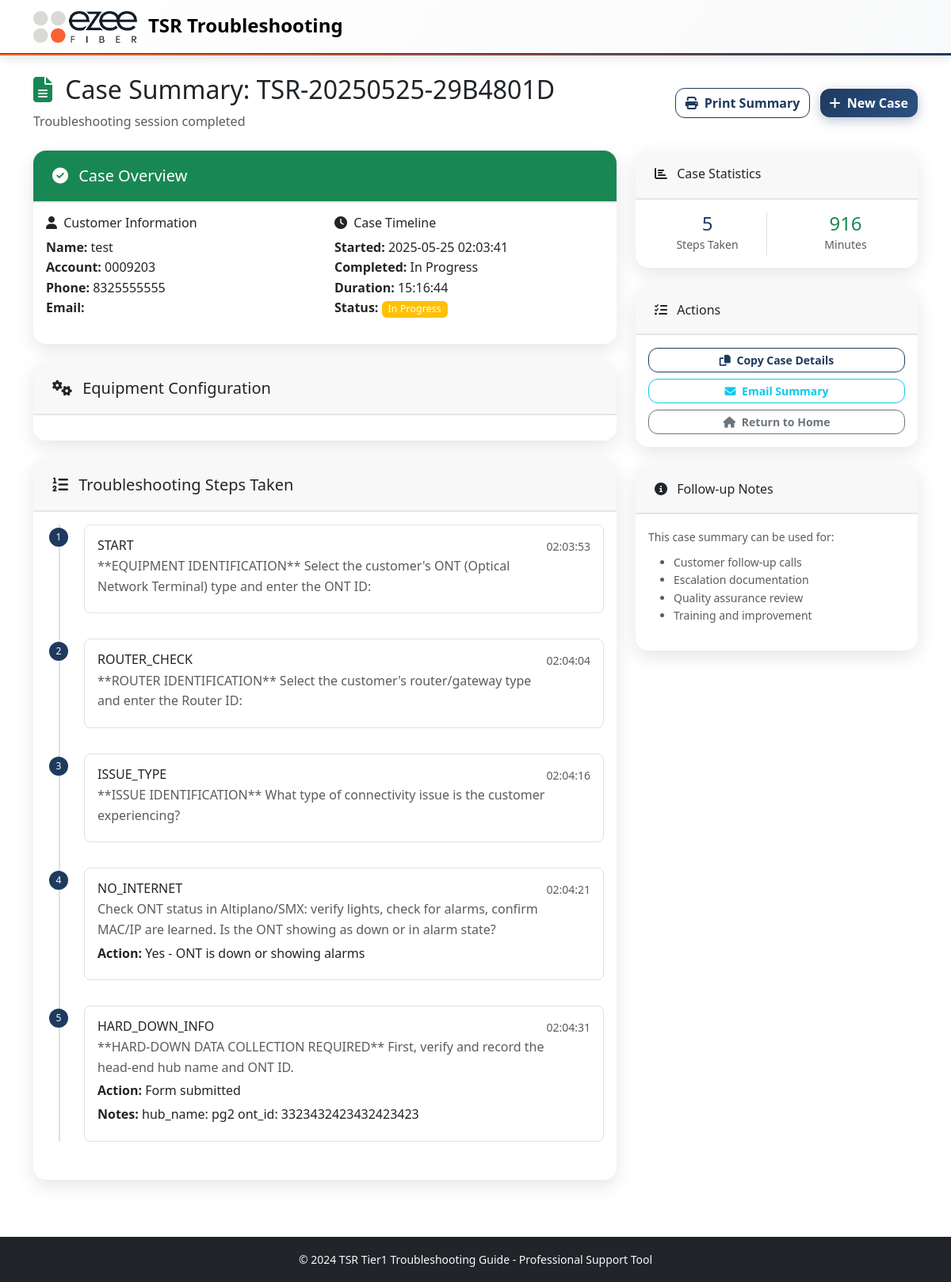
Page /case_summary/8 on the committed database.
### models.py (models this page shows, shortened)
class TroubleshootingCase(db.Model):
    id = db.Column(db.Integer, primary_key=True)
    session_id = db.Column(db.String(100), nullable=False)
    case_number = db.Column(db.String(50), unique=True, nullable=False)
    customer_info = db.Column(db.Text)  # JSON string
    ont_type = db.Column(db.String(50))
    ont_id = db.Column(db.String(12))  # 12-digit ONT identifier
    router_type = db.Column(db.String(50))
    router_id = db.Column(db.String(16))  # 16-digit router identifier
    issue_type = db.Column(db.String(100))
    resolution = db.Column(db.String(200))
    status = db.Column(db.String(20), default='in_progress')  # in_progress, resolved, escalated, unresolved
    created_at = db.Column(db.DateTime, default=datetime.utcnow)
    completed_at = db.Column(db.DateTime)
    start_time = db.Column(db.Float)  # timestamp
    end_time = db.Column(db.Float)  # timestamp
    def get_customer_info(self):
        if self.customer_info:
            return json.loads(self.customer_info)
        return {}
    def get_duration(self):
        if self.start_time and self.end_time:
            return int(self.end_time - self.start_time)
        elif self.start_time:
            return int(datetime.now().timestamp() - self.start_time)
        return 0

class TroubleshootingStep(db.Model):
    id = db.Column(db.Integer, primary_key=True)
    case_id = db.Column(db.Integer, db.ForeignKey('troubleshooting_case.id'), nullable=False)
    step_id = db.Column(db.String(50), nullable=False)
    step_name = db.Column(db.String(200))
    action_taken = db.Column(db.String(500))
    result = db.Column(db.String(500))
    notes = db.Column(db.Text)
    timestamp = db.Column(db.DateTime, default=datetime.utcnow)
    case = db.relationship('TroubleshootingCase', backref=db.backref('steps', lazy=True, order_by='TroubleshootingStep.timestamp'))

### routes.py (the view)
@app.route('/case_summary/<int:case_id>')
def case_summary(case_id):
    case = TroubleshootingCase.query.get_or_404(case_id)
    dispatch_report = None
    if case.status == 'resolved' and any(step.step_id.startswith('HARD_DOWN') for step in case.steps):
        dispatch_report = generate_dispatch_report(case)
    return render_template('case_summary.html', case=case, dispatch_report=dispatch_report)

### app.py (called while the page is built)
@app.template_filter('datetime')
def datetime_filter(timestamp):
    if timestamp:
        return datetime.fromtimestamp(timestamp).strftime('%Y-%m-%d %H:%M:%S')
    return ''

@app.template_filter('duration')
def duration_filter(start_time, end_time=None):
    if not start_time:
        return ''
    end = end_time or datetime.now().timestamp()
    duration = int(end - start_time)
    hours = duration // 3600
    minutes = (duration % 3600) // 60
    seconds = duration % 60
    if hours > 0:
        return f"{hours:02d}:{minutes:02d}:{seconds:02d}"
    else:
        return f"{minutes:02d}:{seconds:02d}"

### templates/case_summary.html (shortened to what this page needs)
{% extends "base.html" %}
{% block content %}
<div class="container py-4">
    <div class="row justify-content-between align-items-center mb-4">
        <div class="col">
            <h2>
                <i class="fas fa-file-alt me-2 text-success"></i>
                Case Summary: {{ case.case_number }}
            </h2>
            <p class="text-muted mb-0">Troubleshooting session completed</p>
        </div>
        <div class="col-auto">
            <button onclick="window.print()" class="btn btn-outline-primary me-2">
                <i class="fas fa-print me-1"></i>
                Print Summary
            </button>
            <a href="{{ url_for('restart_case') }}" class="btn btn-primary">
                <i class="fas fa-plus me-1"></i>
                New Case
            </a>
        </div>
    </div>
    <div class="row">
        <div class="col-lg-8">
            <div class="card mb-4">
                <div class="card-header bg-success text-white">
                    <h5 class="mb-0">
                        <i class="fas fa-check-circle me-2"></i>
                        Case Overview
                    </h5>
                </div>
                <div class="card-body">
                    <div class="row">
                        <div class="col-md-6">
                            <h6><i class="fas fa-user me-1"></i> Customer Information</h6>
                            {% set customer = case.get_customer_info() %}
                            <ul class="list-unstyled">
                                <li><strong>Name:</strong> {{ customer.get('name', 'N/A') }}</li>
                                <li><strong>Account:</strong> {{ customer.get('account', 'N/A') }}</li>
                                <li><strong>Phone:</strong> {{ customer.get('phone', 'N/A') }}</li>
                                <li><strong>Email:</strong> {{ customer.get('email', 'N/A') }}</li>
                            </ul>
                        </div>
                        <div class="col-md-6">
                            <h6><i class="fas fa-clock me-1"></i> Case Timeline</h6>
                            <ul class="list-unstyled">
                                <li><strong>Started:</strong> {{ case.start_time|datetime }}</li>
                                <li><strong>Completed:</strong> {{ case.end_time|datetime if case.end_time else 'In Progress' }}</li>
                                <li><strong>Duration:</strong> {{ case.start_time|duration(case.end_time) }}</li>
                                <li><strong>Status:</strong>
                                    <span class="badge bg-{{ 'success' if case.status == 'resolved' else 'warning' }}">
                                        {{ case.status.replace('_', ' ').title() }}
                                    </span>
                                </li>
                            </ul>
                        </div>
                    </div>
                </div>
            </div>
            <div class="card mb-4">
                <div class="card-header">
                    <h5 class="mb-0">
                        <i class="fas fa-cogs me-2"></i>
                        Equipment Configuration
                    </h5>
                </div>
                <div class="card-body">
                </div>
            </div>
            <div class="card">
                <div class="card-header">
                    <h5 class="mb-0">
                        <i class="fas fa-list-ol me-2"></i>
                        Troubleshooting Steps Taken
                    </h5>
                </div>
                <div class="card-body">
                    {% if case.steps %}
                        <div class="timeline">
                            {% for step in case.steps %}
                            <div class="timeline-item">
                                <div class="timeline-marker">
                                    <span class="badge bg-primary rounded-pill">{{ loop.index }}</span>
                                </div>
                                <div class="timeline-content">
                                    <div class="d-flex justify-content-between align-items-start">
                                        <div>
                                            <h6 class="mb-1">{{ step.step_id }}</h6>
                                            {% if step.step_name %}
                                            <p class="text-muted mb-1">{{ step.step_name }}</p>
                                            {% endif %}
                                            {% if step.action_taken %}
                                            <p class="mb-1"><strong>Action:</strong> {{ step.action_taken }}</p>
                                            {% endif %}
                                            {% if step.notes %}
                                            <p class="mb-1"><strong>Notes:</strong> {{ step.notes }}</p>
                                            {% endif %}
                                        </div>
                                        <small class="text-muted">{{ step.timestamp.strftime('%H:%M:%S') }}</small>
                                    </div>
                                </div>
                            </div>
                            {% endfor %}
                        </div>
                    {% else %}
                        <p class="text-muted">No detailed steps recorded for this case.</p>
                    {% endif %}
                </div>
            </div>
        </div>
        <div class="col-lg-4">
            <div class="card mb-4">
                <div class="card-header">
                    <h6 class="mb-0">
                        <i class="fas fa-chart-bar me-2"></i>
                        Case Statistics
                    </h6>
                </div>
                <div class="card-body">
                    <div class="row text-center">
                        <div class="col-6">
                            <div class="border-end">
                                <h4 class="text-primary mb-0">{{ case.steps|length }}</h4>
                                <small class="text-muted">Steps Taken</small>
                            </div>
                        </div>
                        <div class="col-6">
                            <h4 class="text-success mb-0">{{ case.get_duration() // 60 }}</h4>
                            <small class="text-muted">Minutes</small>
                        </div>
                    </div>
                </div>
            </div>
            <div class="card mb-4">
                <div class="card-header">
                    <h6 class="mb-0">
                        <i class="fas fa-tasks me-2"></i>
                        Actions
                    </h6>
                </div>
                <div class="card-body">
                    <div class="d-grid gap-2">
                        <button onclick="copyToClipboard()" class="btn btn-outline-primary btn-sm">
                            <i class="fas fa-copy me-1"></i>
                            Copy Case Details
                        </button>
                        <button onclick="emailSummary()" class="btn btn-outline-info btn-sm">
                            <i class="fas fa-envelope me-1"></i>
                            Email Summary
                        </button>
                        <a href="{{ url_for('index') }}" class="btn btn-outline-secondary btn-sm">
                            <i class="fas fa-home me-1"></i>
                            Return to Home
                        </a>
                    </div>
                </div>
            </div>
            <div class="card">
                <div class="card-header">
                    <h6 class="mb-0">
                        <i class="fas fa-info-circle me-2"></i>
                        Follow-up Notes
                    </h6>
                </div>
                <div class="card-body">
                    <small class="text-muted">
                        This case summary can be used for:
                        <ul class="mt-2">
                            <li>Customer follow-up calls</li>
                            <li>Escalation documentation</li>
                            <li>Quality assurance review</li>
                            <li>Training and improvement</li>
                        </ul>
                    </small>
                </div>
            </div>
        </div>
    </div>
</div>
{% endblock %}

### templates/base.html (shortened to what this page needs)
<!DOCTYPE html>
<html lang="en">
<head>
    <link href="https://cdn.jsdelivr.net/npm/bootstrap@5.3.0/dist/css/bootstrap.min.css" rel="stylesheet">
    <link rel="stylesheet" href="https://cdnjs.cloudflare.com/ajax/libs/font-awesome/6.4.0/css/all.min.css">
    <link rel="stylesheet" href="{{ url_for('static', filename='css/custom.css') }}">
    <link rel="stylesheet" href="{{ url_for('static', filename='css/ezee-theme.css') }}">
</head>
<body>
    <nav class="navbar navbar-expand-lg">
        <div class="container">
            <a class="navbar-brand" href="{{ url_for('index') }}">
                <img src="{{ url_for('static', filename='images/ezee-logo.png') }}" alt="Ezee Fiber" class="me-2">
                TSR Troubleshooting
            </a>
        </div>
    </nav>
    <main class="flex-grow-1">
        {% block content %}{% endblock %}
    </main>
    <footer class="bg-dark text-light py-3 mt-5">
        <div class="container text-center">
            <small>&copy; 2024 TSR Tier1 Troubleshooting Guide - Professional Support Tool</small>
        </div>
    </footer>
</body>
</html>

### static/css/custom.css (style rules this page uses)
:root { --primary-color: 0 84% 60%; --success-color: 142 71% 45%; --info-color: 199 89% 48%; --warning-color: 45 100% 51%; --danger-color: 354 70% 54%; }
body { font-family: 'Segoe UI', Tahoma, Geneva, Verdana, sans-serif; line-height: 1.6; }
.card { border: none; box-shadow: 0 2px 8px rgba(0, 0, 0, 0.1); border-radius: 12px; transition: transform 0.2s ease, box-shadow 0.2s ease; }
.card-header { border-radius: 12px 12px 0 0 !important; border-bottom: none; padding: 1.25rem 1.5rem; }
.timeline { position: relative; padding-left: 2rem; }
.timeline::before { content: ''; position: absolute; left: 1rem; top: 0; bottom: 0; width: 2px; background: var(--bs-border-color); }
.timeline-item { position: relative; margin-bottom: 2rem; }
.timeline-marker { position: absolute; left: -2rem; top: 0; width: 2rem; height: 2rem; display: flex; align-items: center; justify-content: center; }
.timeline-marker .badge { width: 1.5rem; height: 1.5rem; display: flex; align-items: center; justify-content: center; font-size: 0.75rem; }
.timeline-content { background: var(--bs-body-bg); border: 1px solid var(--bs-border-color); border-radius: 8px; padding: 1rem; margin-left: 1rem; }
.badge { font-weight: 500; letter-spacing: 0.025em; }
.btn { border-radius: 8px; font-weight: 500; transition: all 0.2s ease; }
.navbar-brand { font-weight: 600; font-size: 1.5rem; }

### static/css/ezee-theme.css (style rules this page uses)
:root { --ezee-navy: #1e3a5f; --ezee-orange: #ff6b35; --ezee-light-grey: #e5e5e5; --ezee-dark-grey: #6c757d; --ezee-white: #ffffff; }
.bg-primary { background-color: var(--ezee-navy) !important; }
.btn-primary { background-color: var(--ezee-navy); border-color: var(--ezee-navy); }
.btn-outline-primary { color: var(--ezee-navy); border-color: var(--ezee-navy); }
.text-primary { color: var(--ezee-navy) !important; }
.navbar-brand img { height: 40px; width: auto; }
.navbar { background: linear-gradient(135deg, var(--ezee-white) 0%, #f8f9fa 100%) !important; border-bottom: 3px solid var(--ezee-navy); box-shadow: 0 4px 12px rgba(0,0,0,0.1); position: relative; }
.navbar::after { content: ''; position: absolute; bottom: -3px; left: 0; right: 0; height: 2px; background: linear-gradient(90deg, var(--ezee-orange) 0%, var(--ezee-navy) 100%); }
.card { border: none; border-radius: 16px; box-shadow: 0 8px 25px rgba(0, 0, 0, 0.1); transition: all 0.3s ease; }
.card-header { border-radius: 16px 16px 0 0 !important; border-bottom: 2px solid var(--ezee-light-grey); }
.btn { border-radius: 12px; font-weight: 600; transition: all 0.3s cubic-bezier(0.4, 0, 0.2, 1); position: relative; overflow: hidden; }
.btn-primary { background: linear-gradient(135deg, var(--ezee-navy) 0%, #2c5282 100%); border: none; box-shadow: 0 4px 15px rgba(30, 58, 95, 0.3); }

### rows in the picture
TroubleshootingCase: case_number "TSR-20250525-29B4801D", start_time "2025-05-25 02:03:41", end_time "In Progress", start_time|duration "15:16:44", status.replace "In Progress", start_time+end_time "916"
TroubleshootingStep: step_id "START", step_name "**EQUIPMENT IDENTIFICATION** Select the customer's ONT (Optical Network Terminal) type and enter the ONT ID:", timestamp "02:03:53"
TroubleshootingStep: step_id "ROUTER_CHECK", step_name "**ROUTER IDENTIFICATION** Select the customer's router/gateway type and enter the Router ID:", timestamp "02:04:04"
TroubleshootingStep: step_id "ISSUE_TYPE", step_name "**ISSUE IDENTIFICATION** What type of connectivity issue is the customer experiencing?", timestamp "02:04:16"
TroubleshootingStep: step_id "NO_INTERNET", step_name "Check ONT status in Altiplano/SMX: verify lights, check for alarms, confirm MAC/IP are learned. Is the ONT showing as down or in alarm state?", action_taken "Yes - ONT is down or showing alarms", timestamp "02:04:21"
TroubleshootingStep: step_id "HARD_DOWN_INFO", step_name "**HARD-DOWN DATA COLLECTION REQUIRED** First, verify and record the head-end hub name and ONT ID.", action_taken "Form submitted", notes "hub_name: pg2 ont_id: 3323432423432423423", timestamp "02:04:31"

### other values in the picture
{{ customer.get('name', 'N/A') }} "test"
{{ customer.get('account', 'N/A') }} "0009203"
{{ customer.get('phone', 'N/A') }} "8325555555"
{{ case.steps|length }} "5"
